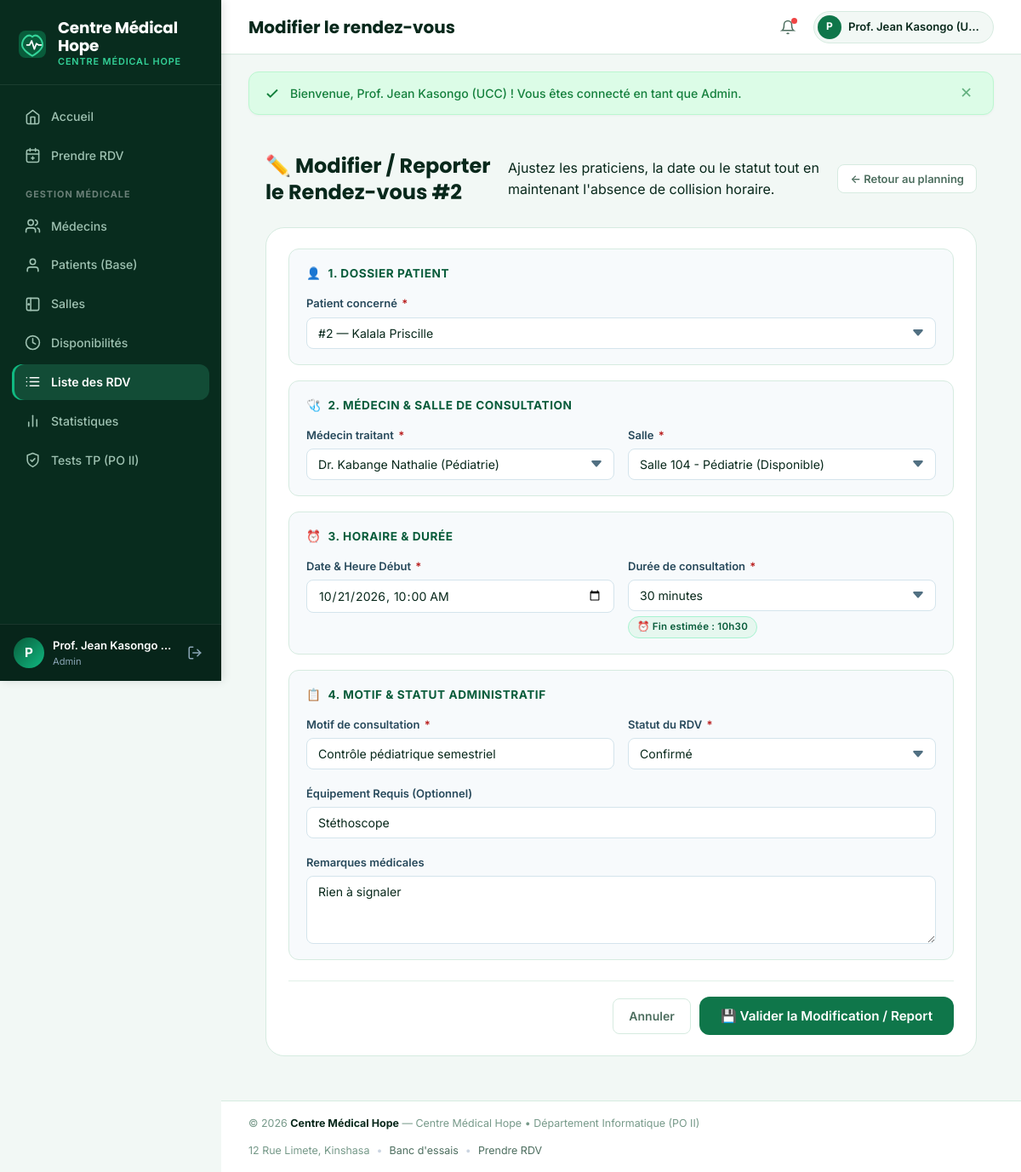
Screenshot of /rendez_vous/modifier.php?id=2 (signed in) with the database file from the repository.
### tables this page shows
CREATE TABLE IF NOT EXISTS rendez_vous (
    id INT AUTO_INCREMENT PRIMARY KEY,
    id_patient INT NOT NULL,
    id_medecin INT NOT NULL,
    id_salle INT NOT NULL,
    date_heure DATETIME NOT NULL,
    duree_minutes INT NOT NULL DEFAULT 30,
    date_heure_fin DATETIME NOT NULL,
    equipement_requis VARCHAR(255) NULL,
    motif VARCHAR(255) NOT NULL,
    statut ENUM('en_attente', 'confirme', 'termine', 'annule', 'reporte') NOT NULL DEFAULT 'confirme',
    remarques TEXT NULL,
    date_creation DATETIME DEFAULT CURRENT_TIMESTAMP,
    CONSTRAINT fk_rdv_patient FOREIGN KEY (id_patient) 
        REFERENCES patients(id) ON DELETE RESTRICT ON UPDATE CASCADE,
    CONSTRAINT fk_rdv_medecin FOREIGN KEY (id_medecin) 
        REFERENCES medecins(id) ON DELETE RESTRICT ON UPDATE CASCADE,
    CONSTRAINT fk_rdv_salle FOREIGN KEY (id_salle) 
        REFERENCES salles(id) ON DELETE RESTRICT ON UPDATE CASCADE,
    INDEX idx_medecin_periode (id_medecin, date_heure, date_heure_fin),
    INDEX idx_salle_periode (id_salle, date_heure, date_heure_fin),
    INDEX idx_rdv_date (date_heure)
);

CREATE TABLE IF NOT EXISTS medecins (
    id INT AUTO_INCREMENT PRIMARY KEY,
    nom VARCHAR(100) NOT NULL,
    prenom VARCHAR(100) NOT NULL,
    specialite VARCHAR(100) NOT NULL,
    telephone VARCHAR(30) NOT NULL,
    email VARCHAR(150) NOT NULL UNIQUE,
    bureau VARCHAR(50) NULL,
    photo VARCHAR(255) DEFAULT 'assets/images/doctor-default.png',
    actif TINYINT(1) DEFAULT 1,
    date_creation DATETIME DEFAULT CURRENT_TIMESTAMP
);

CREATE TABLE IF NOT EXISTS salles (
    id INT AUTO_INCREMENT PRIMARY KEY,
    nom VARCHAR(100) NOT NULL UNIQUE,
    etage VARCHAR(50) NOT NULL,
    capacite INT NOT NULL DEFAULT 1,
    equipements TEXT NOT NULL COMMENT 'Équipements séparés par virgules ex: Stéthoscope, ECG, Échographe',
    statut ENUM('disponible', 'maintenance', 'fermee') NOT NULL DEFAULT 'disponible',
    description TEXT NULL
);

### config/database.php (called while the page is built, shortened)
<?php
function e($string) {
    return htmlspecialchars($string ?? '', ENT_QUOTES, 'UTF-8');
}

### rendez_vous/modifier.php (the view, shortened to what this page needs)
<?php
require_once __DIR__ . '/../config/database.php';
$id = (int)($_GET['id'] ?? 0);
$stmt = $pdo->prepare("SELECT * FROM rendez_vous WHERE id = ?");
$stmt->execute([$id]);
$rdv = $stmt->fetch();
$id_patient = $rdv['id_patient'];
$id_medecin = $rdv['id_medecin'];
$id_salle = $rdv['id_salle'];
$date_heure = date('Y-m-d\TH:i', strtotime($rdv['date_heure']));
$duree_minutes = $rdv['duree_minutes'];
$equipement_requis = $rdv['equipement_requis'] ?? '';
$motif = $rdv['motif'];
$statut = $rdv['statut'];
$remarques = $rdv['remarques'] ?? '';
$patientsList = $pdo->query("SELECT id, nom, prenom FROM patients ORDER BY nom ASC")->fetchAll();
$medecinsList = $pdo->query("SELECT id, nom, prenom, specialite FROM medecins WHERE actif = 1 ORDER BY nom ASC")->fetchAll();
$sallesList   = $pdo->query("SELECT id, nom, statut FROM salles ORDER BY nom ASC")->fetchAll();
require_once __DIR__ . '/../includes/header.php';
?>
<div class="container" style="max-width: 900px;">
    <div class="page-header">
        <div class="page-header-left">
            <h2>✏️ Modifier / Reporter le Rendez-vous #<?= $id ?></h2>
            <p>Ajustez les praticiens, la date ou le statut tout en maintenant l'absence de collision horaire.</p>
        </div>
        <div class="page-header-actions">
            <a href="<?= BASE_URL ?>/rendez_vous/index.php" class="btn btn-secondary btn-sm">
                ← Retour au planning
            </a>
        </div>
    </div>
    <div class="card" style="box-shadow: var(--s-md);">
        <form method="POST" action="">
            <div class="form-section" style="margin-top: 0;">
                <div class="form-section-title">
                    <span>👤</span> 1. Dossier Patient
                </div>
                <div class="form-group" style="margin-bottom: 0;">
                    <label class="form-label">Patient concerné <span class="required">*</span></label>
                    <select name="id_patient" class="form-control" required>
                        <?php foreach ($patientsList as $p): ?>
                            <option value="<?= $p['id'] ?>" <?= $id_patient === (int)$p['id'] ? 'selected' : '' ?>>
                                #<?= $p['id'] ?> — <?= e($p['nom']) ?> <?= e($p['prenom']) ?>
                            </option>
                        <?php endforeach; ?>
                    </select>
                </div>
            </div>
            <div class="form-section">
                <div class="form-section-title">
                    <span>🩺</span> 2. Médecin & Salle de Consultation
                </div>
                <div class="form-row">
                    <div class="form-group" style="margin-bottom: 0;">
                        <label class="form-label">Médecin traitant <span class="required">*</span></label>
                        <select name="id_medecin" class="form-control" required>
                            <?php foreach ($medecinsList as $m): ?>
                                <option value="<?= $m['id'] ?>" <?= $id_medecin === (int)$m['id'] ? 'selected' : '' ?>>
                                    <?= e($m['nom']) ?> <?= e($m['prenom']) ?> (<?= e($m['specialite']) ?>)
                                </option>
                            <?php endforeach; ?>
                        </select>
                    </div>
                    <div class="form-group" style="margin-bottom: 0;">
                        <label class="form-label">Salle <span class="required">*</span></label>
                        <select name="id_salle" id="id_salle" class="form-control" required>
                            <?php foreach ($sallesList as $s): ?>
                                <option value="<?= $s['id'] ?>" <?= $id_salle === (int)$s['id'] ? 'selected' : '' ?>>
                                    <?= e($s['nom']) ?> (<?= ucfirst($s['statut']) ?>)
                                </option>
                            <?php endforeach; ?>
                        </select>
                    </div>
                </div>
            </div>
            <div class="form-section">
                <div class="form-section-title">
                    <span>⏰</span> 3. Horaire & Durée
                </div>
                <div class="form-row">
                    <div class="form-group" style="margin-bottom: 0;">
                        <label class="form-label">Date & Heure Début <span class="required">*</span></label>
                        <input type="datetime-local" name="date_heure" id="date_heure" class="form-control" value="<?= e($date_heure) ?>" required>
                    </div>
                    <div class="form-group" style="margin-bottom: 0;">
                        <label class="form-label">Durée de consultation <span class="required">*</span></label>
                        <select name="duree_minutes" id="duree_minutes" class="form-control" required>
                            <option value="30" <?= $duree_minutes === 30 ? 'selected' : '' ?>>30 minutes</option>
                        </select>
                        <span id="apercu_heure_fin" class="badge badge-info" style="margin-top: 6px; display: none;"></span>
                    </div>
                </div>
            </div>
            <div class="form-section">
                <div class="form-section-title">
                    <span>📋</span> 4. Motif & Statut Administratif
                </div>
                <div class="form-row">
                    <div class="form-group">
                        <label class="form-label">Motif de consultation <span class="required">*</span></label>
                        <input type="text" name="motif" class="form-control" value="<?= e($motif) ?>" required>
                    </div>
                    <div class="form-group">
                        <label class="form-label">Statut du RDV <span class="required">*</span></label>
                        <select name="statut" class="form-control" required>
                            <option value="confirme" <?= $statut === 'confirme' ? 'selected' : '' ?>>Confirmé</option>
                        </select>
                    </div>
                </div>
                <div class="form-group">
                    <label class="form-label">Équipement Requis (Optionnel)</label>
                    <input type="text" name="equipement_requis" class="form-control" value="<?= e($equipement_requis) ?>" placeholder="Ex: ECG, Échographe...">
                </div>
                <div class="form-group" style="margin-bottom: 0;">
                    <label class="form-label">Remarques médicales</label>
                    <textarea name="remarques" class="form-control" style="min-height: 80px;"><?= e($remarques) ?></textarea>
                </div>
            </div>
            <div class="form-actions">
                <a href="<?= BASE_URL ?>/rendez_vous/index.php" class="btn btn-secondary">Annuler</a>
                <button type="submit" class="btn btn-primary btn-lg">
                    💾 Valider la Modification / Report
                </button>
            </div>
        </form>
    </div>
</div>
<?php require_once __DIR__ . '/../includes/footer.php'; ?>

### rows the page displays
rendez_vous: id_patient "#2 — Kalala Priscille", id_medecin "Dr. Kabange Nathalie (Pédiatrie)", id_salle "Salle 104 - Pédiatrie (Disponible)", date_heure "10/21/2026 10:00", duree_minutes "30 minutes", motif "Contrôle pédiatrique semestriel", statut "Confirmé", equipement_requis "Stéthoscope", remarques "Rien à signaler"

### other values shown
substr($_SESSION['utilisateur_nom'] ?? 'U', 0, 1) "P"
$_SESSION['utilisateur_nom'] "Prof. Jean Kasongo…"
$_SESSION['utilisateur_role'] "Admin"
$sectionName "Modifier le rendez-vous"
substr($_SESSION['utilisateur_nom'] ?? 'A', 0, 1) "P"
$_SESSION['utilisateur_nom'] "Prof. Jean Kasongo (U…"
$msg['text'] "Bienvenue, Prof. Jean Kasongo (UCC) ! Vous êtes connecté en tant que Admin."
$id "2"
